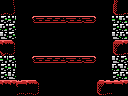

This game map was drawn from its Tiled (.tmx) file and the tilesets committed beside it. A one-line description and the full map source follow:
An orthogonal 16x12 tile map with 8x8 px tiles, 1 tile layer (Tile Layer 1) and 11 objects (3x item, 2x breakable-left, 2x breakable-right, big-item, door-left, ...).

<map version="1.0" orientation="orthogonal" renderorder="right-down" width="16" height="12" tilewidth="8" tileheight="8" nextobjectid="14">
 <properties>
  <property name="down" value="hole" />
  <property name="up" value="hole" />
 </properties>
 <tileset firstgid="1" name="tiles" tilewidth="8" tileheight="8" tilecount="256" columns="16">
  <image source="tiles.png" width="128" height="128" />
 </tileset>
 <layer name="Tile Layer 1" width="16" height="12">
  <data encoding="csv">
118,126,1,1,1,1,1,1,1,1,1,1,1,1,123,118,
148,144,1,1,1,1,1,1,1,1,1,1,1,1,145,148,
163,162,1,1,140,138,138,138,255,138,255,139,1,1,162,248,
248,163,1,1,1,1,1,1,1,1,1,1,1,1,163,248,
164,163,1,1,1,1,1,1,1,1,1,1,1,1,164,248,
119,121,1,1,1,1,1,1,1,1,1,1,1,1,117,119,
147,144,1,1,1,1,1,1,1,1,1,1,1,1,145,148,
162,163,1,1,140,138,138,138,255,138,255,139,1,1,164,163,
163,162,1,1,1,1,1,1,1,1,1,1,1,1,248,164,
163,164,1,1,1,1,1,1,1,1,1,1,1,1,163,248,
119,119,247,119,121,1,1,1,1,1,1,1,117,120,120,119,
118,118,254,254,144,1,1,1,1,1,1,1,145,254,118,118
</data>
 </layer>
 <objectgroup name="objects">
  <object id="1" type="item" x="16" y="64" width="16" height="16" />
  <object id="2" type="item" x="96" y="64" width="16" height="16" />
  <object id="3" type="item" x="56" y="40" width="16" height="16" />
  <object id="4" type="big-item" x="48" y="32" width="32" height="24" />
  <object id="5" type="breakable-left" x="0" y="16" width="16" height="24" />
  <object id="6" type="breakable-left" x="0" y="56" width="16" height="24" />
  <object id="7" type="breakable-right" x="112" y="16" width="16" height="24" />
  <object id="8" type="breakable-right" x="112" y="56" width="16" height="24" />
  <object id="10" type="door-left" x="0" y="56" width="16" height="24" />
  <object id="12" type="door-right" x="112" y="56" width="16" height="24" />
  <object id="13" type="4x4-item" x="48" y="24" width="32" height="32" />
 </objectgroup>
</map>
